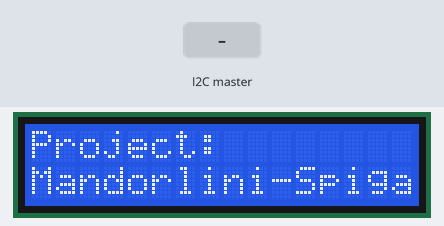
The sketch below on a simulated Arduino Uno, built with avr-gcc and run on an emulated ATmega328P. Parts: 16×2 character LCD. Inputs (shaded band) come from the test bench.

Above: at 1.2 s.
1.3 s: the I2C master sends the byte 1
At 2.2 s:
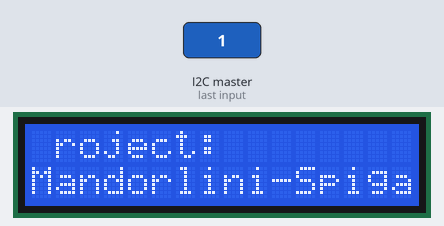
2.8 s: the I2C master sends the byte 0
At 3.9 s:
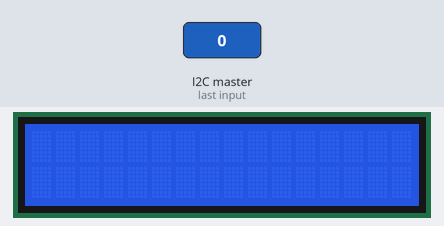
4.7 s: the I2C master sends the byte 2
6.2 s: the I2C master sends the byte 90
At 6.45 s:
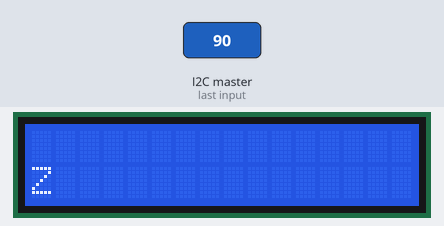
8.1 s: the I2C master sends the byte 200
At 8.5 s:
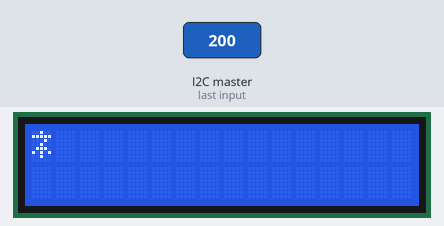
9.6 s: the I2C master sends the byte 1
At 11.5 s:
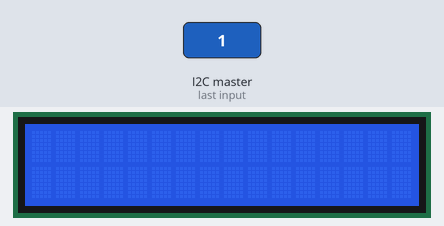
Timing chart, 0 to 12.5 s (numbered marks = the images above; inputs shaded):
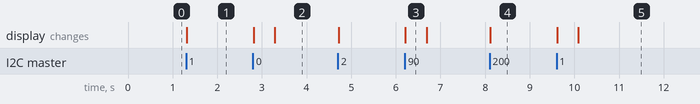

The sketch:

Slave.ino
```cpp
//includo la libreria Wire per la comunicazione con il master, e la libreria LiquidCrystal per stampare i messaggi sullo schermo LCD
#include <Wire.h>
#include <LiquidCrystal.h>

String  wire_in;
const int rs = 12, en = 11, d4 = 5, d5 = 4, d6 = 3, d7 = 2;
LiquidCrystal lcd(rs, en, d4, d5, d6, d7);

//flag utilizzato per tenere traccia del numero di messaggi inviato, in modo da stampare il primo messaggio sulla riga superiore dello schermo LCD e il secondo messaggio sulla riga inferiore
bool flag = true;

void loop() {}

void receiveEvent(int howMany) {
  while(Wire.available() > 0) {
    char c = Wire.read();
    wire_in.concat(c);

    lcd.print(c);
    delay(10);
  }
  delay(100000);

  if(flag == true){//dopo il primo messaggio posiziono il cursore all'inizio della seconda riga
    lcd.setCursor(0, 1);
    flag = false;
  }
  else{//dopo il secondo messaggio resetto lo schermo LCD
    lcd.clear();
    flag = true;
  }
}

void setup() {
  //inizializzo le righe e le colonne dello schermo LCD
  lcd.begin(16, 2);
  //stampo una scritta di default sullo schermo LCD, mentre attendo che l'utente inivii una richiesta
  lcd.print("Project:");
  lcd.setCursor(0, 1);
  lcd.print("Mandorlini-Spiga");
  lcd.setCursor(0, 0);
  Wire.begin(9);
  //quando viene ricevuto qualcosa viene esaguita la funzione receiveEvent
  Wire.onReceive(receiveEvent);
  Serial.begin(9600);
}
```

Measured:
- after the input at 1.3 s, the display: changes at once (image 1)
- after the input at 2.8 s, the display: first changes at once (image 2 shows a later state)
- after the input at 6.2 s, the display: changes at once (image 3)
- after the input at 8.1 s, the display: changes at once (image 4)
- what the display in image 3 shows lasts 0.5 s, from 6.2 s to 6.7 s
